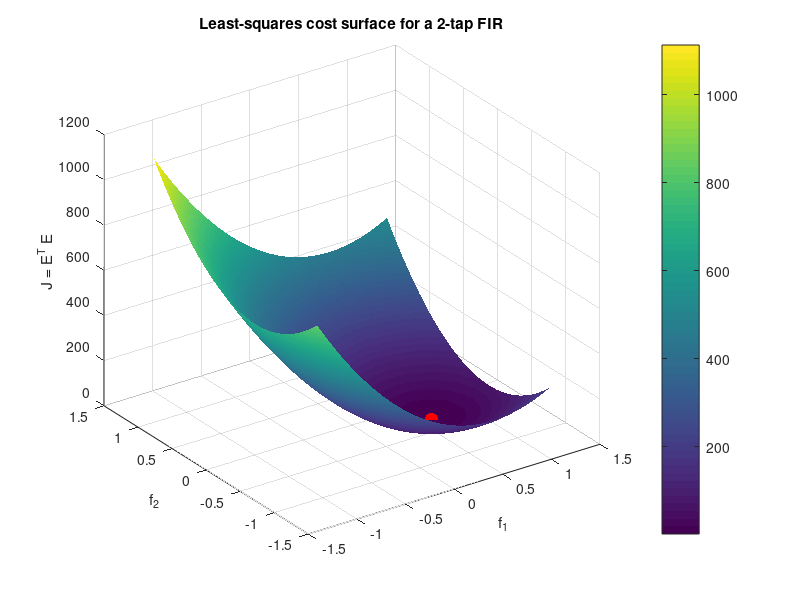
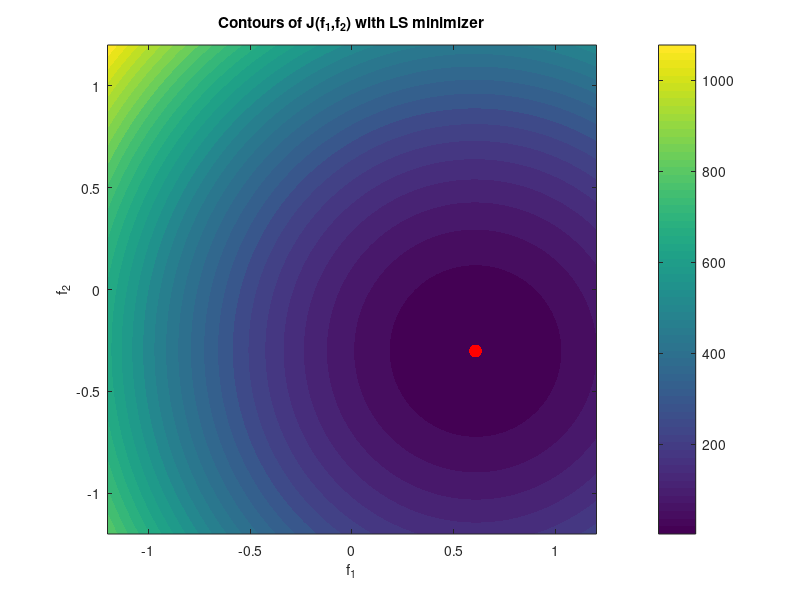

These figures' MATLAB source, in order:
% ============================================================
% Cost surface J(f1,f2) = || X*[f1; f2] - y ||^2  and its 3D plot
% Model: y_hat[n] = f1*x[n] + f2*x[n-1], n = 2..N
% ============================================================

% ---------- synthetic data (you can replace by your own x,y)
N = 200;
x = randn(N,1);
f_true = [0.6; -0.3];
y = f_true(1)*x(2:end) + f_true(2)*x(1:end-1) + 0.1*randn(N-1,1);

% ---------- design matrix X for the 2-tap FIR
% rows correspond to n = 2..N
X = [x(2:end)  x(1:end-1)];   % size (N-1) x 2

% ---------- quadratic form components
Q = X.'*X;         % 2x2
b = X.'*y;         % 2x1
c = y.'*y;         % scalar

% ---------- grid of filter coefficients (axes: f1, f2)
f1v = linspace(-1.2, 1.2, 201);
f2v = linspace(-1.2, 1.2, 201);
[F1,F2] = meshgrid(f1v,f2v);

% Cost surface via quadratic form: J = f'Qf - 2 b'f + c
J = Q(1,1)*F1.^2 + 2*Q(1,2)*F1.*F2 + Q(2,2)*F2.^2 ...
    - 2*b(1)*F1 - 2*b(2)*F2 + c;

% ---------- LS minimizer (marks the bottom of the bowl)
f_star = Q \ b;     % (X'X)\(X'y)
f1s = f_star(1);  f2s = f_star(2);
Js  = f_star.'*Q*f_star - 2*b.'*f_star + c;

% ---------- 3D surface plot
figure('Name','Cost Surface: J(f1,f2)'); clf
surf(F1, F2, J, 'EdgeColor', 'none'); hold on
plot3(f1s, f2s, Js, 'r.', 'MarkerSize', 28);   % optimum marker
xlabel('f_1'); ylabel('f_2'); zlabel('J = E^T E');
title('Least-squares cost surface for a 2-tap FIR')
colorbar; grid on; view([-35 30])

% ---------- contour plot (optional, nice for slides)
figure('Name','Contours of J(f1,f2)'); clf
contourf(F1, F2, J, 30, 'LineColor','none'); hold on
plot(f1s, f2s, 'r.', 'MarkerSize', 28);
xlabel('f_1'); ylabel('f_2');
title('Contours of J(f_1,f_2) with LS minimizer')
colorbar; axis equal tight
